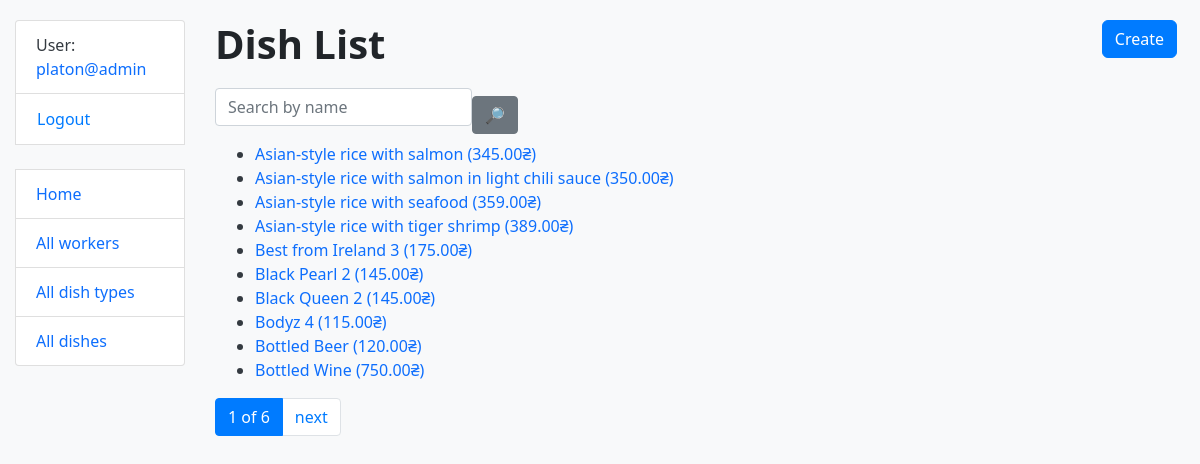
The page /dish/ (signed in) on the database its author committed.
### restaurant/models.py (models this page shows, shortened)
class Cook(AbstractUser):
    years_of_experience = models.IntegerField(null=True, blank=True)
    def get_absolute_url(self):
        return reverse("restaurant:cook-detail", kwargs={"pk": self.pk})

class Dish(models.Model):
    name = models.CharField(max_length=255, unique=True)
    description = models.TextField()
    price = models.DecimalField(max_digits=8, decimal_places=2)
    dish_type = models.ForeignKey(DishType, on_delete=models.CASCADE, related_name="dishes")
    cooks = models.ManyToManyField(Cook, related_name="dishes")
    class Meta:
        ordering = ["name"]
    def get_absolute_url(self):
        return reverse("restaurant:dish-detail", kwargs={"pk": self.pk})

### restaurant/views.py (the view)
# urls.py: path("dish/", DishListView.as_view(), name="dish-list"),
class DishListView(LoginRequiredMixin, generic.ListView):
    model = Dish
    paginate_by = 10
    def get_context_data(
        self, *, object_list = ..., **kwargs
    ):
        context = super(DishListView, self).get_context_data(**kwargs)
        name = self.request.GET.get("name", "")
        context["search_form"] = DishSearchForm(
            initial={"name": name}
        )
        return context
    def get_queryset(self):
        queryset = Dish.objects.select_related("dish_type").prefetch_related("cooks")
        form = DishSearchForm(self.request.GET)
        if form.is_valid():
            return queryset.filter(name__icontains=form.cleaned_data["name"])
        return queryset

### restaurant/forms.py
class DishSearchForm(forms.Form):
    name = forms.CharField(
        max_length=255,
        required=False,
        label="",
        widget=forms.TextInput(attrs={"placeholder": "Search by name"})
    )

### restaurant/templatetags/query_transform.py (called while the page is built)
@register.simple_tag
def query_transform(request, **kwargs):
    updated = request.GET.copy()
    for key, value in kwargs.items():
        if value is not None:
            updated[key] = value
        else:
            updated.pop(key, 0)
    return updated. urlencode()

### templates/restaurant/dish_list.html
{% extends "base.html" %}
{% load crispy_forms_filters %}
{% block content %}
  <h1>Dish List <a class="btn btn-primary link-to-page" href={% url "restaurant:dish-create" %}>Create</a></h1>
  <form method="get" action="" class="form-inline">
    {{ search_form|crispy }}
    <input class="btn btn-secondary" type="submit" value="🔎">
  </form>
  {% if dish_list %}
    <ul>
      {% for dish in dish_list %}
        <li><a href="{{ dish.get_absolute_url }}">{{ dish.name }} ({{ dish.price }}₴)</a></li>
      {% endfor %}
    </ul>
  {% else %}
      <p>There are no dishes in the service.</p>
  {% endif %}
{% endblock %}

### templates/base.html (shortened to what this page needs)
<!DOCTYPE html>
<html lang="en">
<head>
    <link rel="stylesheet"
          href="https://cdn.jsdelivr.net/npm/bootstrap@4.6.2/dist/css/bootstrap.min.css"
>
    {% load static %}
    <link rel="stylesheet" href="{% static 'css/styles.css' %}">
</head>
<body>
<div class="container-fluid">
    <div class="row">
        <div class="col-sm-2">
            {% block sidebar %}
                {% include "includes/sidebar.html" %}
            {% endblock %}
        </div>
        <div class="col-sm-10 ">
            {% block content %}{% endblock %}
            {% block pagination %}
                {% include "includes/pagination.html" %}
            {% endblock %}
        </div>
    </div>
</div>
</body>
</html>

### templates/includes/sidebar.html (shortened to what this page needs)
<ul class="sidebar-nav list-group">
  {% if user.is_authenticated %}
    <li class="list-group-item">User: <a href="{{ user.get_absolute_url }}">{{ user.get_username }}</a></li>
    <li class="list-group-item">
      <form method="post" action="{% url 'logout' %}" style="display:inline;">
        <button type="submit" class="btn btn-link p-0 m-0 align-baseline">Logout</button>
      </form>
    </li>
  {% else %}
    <li class="list-group-item"><a href="{% url 'login'%}?next={{request.path}}">Login</a></li>
  {% endif %}
  <br>
  <li class="list-group-item"><a href="{% url 'restaurant:index' %}">Home</a></li>
  <li class="list-group-item"><a href="{% url 'restaurant:cook-list' %}">All workers</a></li>
  <li class="list-group-item"><a href="{% url 'restaurant:dishtype-list' %}">All dish types</a></li>
  <li class="list-group-item"><a href="{% url 'restaurant:dish-list' %}">All dishes</a></li>
</ul>

### templates/includes/pagination.html (shortened to what this page needs)
{% load query_transform %}
{% if is_paginated %}
  <ul class="pagination">
    <li class="page-item active">
      <span class="page-link">{{ page_obj.number }} of {{ paginator.num_pages }}</span>
    </li>
    {% if page_obj.has_next %}
      <li class="page-item">
        <a href="?{% query_transform request page=page_obj.next_page_number %}" class="page-link">next</a>
      </li>
    {% endif %}
  </ul>
{% endif %}

### static/css/styles.css (style rules this page uses)
body { background-color: #f8f9fa; margin-top: 20px; font-family: "Segoe UI", Arial, sans-serif; color: #343a40; }
h1, h2, h3 { font-weight: 600; margin-bottom: 20px; color: #212529; }
.link-to-page { float: right; margin-left: 8px; margin-right: 8px; border-radius: 6px; transition: 0.2s; }
a { text-decoration: none; color: #0d6efd; }

### rows shown on the page
Cook: get_username "platon@admin"
Dish: name "Asian-style rice with salmon", price "345.00"
Dish: name "Asian-style rice with salmon in light chili sauce", price "350.00"
Dish: name "Asian-style rice with seafood", price "359.00"
Dish: name "Asian-style rice with tiger shrimp", price "389.00"
Dish: name "Best from Ireland 3", price "175.00"
Dish: name "Black Pearl 2", price "145.00"
Dish: name "Black Queen 2", price "145.00"
Dish: name "Bodyz 4", price "115.00"
Dish: name "Bottled Beer", price "120.00"
Dish: name "Bottled Wine", price "750.00"

### other values the page prints
{{ page_obj.number }} "1"
{{ paginator.num_pages }} "6"
